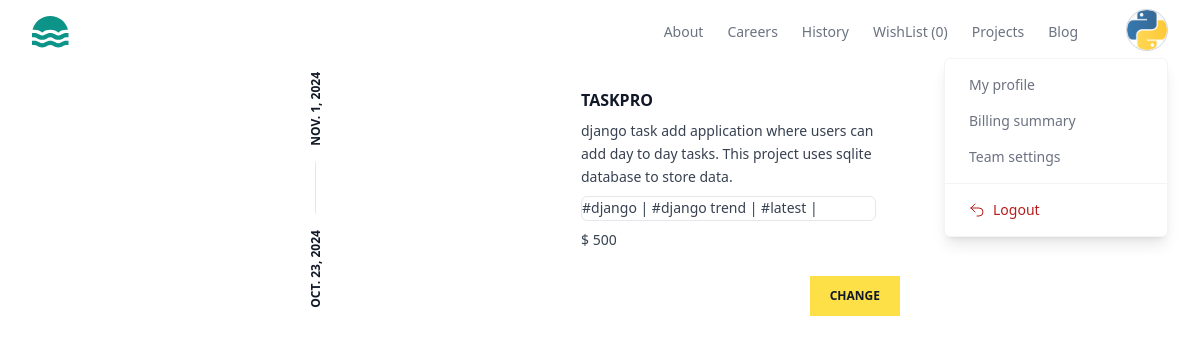
Screenshot of /myworks/all (signed in) with the database file from the repository.
### store/models.py (models this page shows, shortened)
class BaseModel(models.Model):
    created_date=models.DateTimeField(auto_now_add=True)
    updated_date=models.DateTimeField(auto_now=True)
    is_active=models.BooleanField(default=True)

class UserProfile(BaseModel):
    bio=models.CharField(max_length=200,null=True)
    profile_picture=models.ImageField(upload_to="profilepictures",null=True,blank=True,default="profilepictures/default.png")
    phone=models.CharField(max_length=200,null=True)
    owner=models.OneToOneField(User,on_delete=models.CASCADE,related_name="profile")

class Project(BaseModel):
    title=models.CharField(max_length=200)
    description=models.TextField()
    preview_image=models.ImageField(upload_to="previewimages",null=True,blank=True)
    price=models.PositiveIntegerField()
    developer=models.ForeignKey(User,on_delete=models.CASCADE)
    files=models.FileField(upload_to="projects",null=True,blank=True)
    tag_objects=models.ManyToManyField(Tag,null=True)
    thumbnail=EmbedVideoField()

class BaseModel(models.Model):
    created_date=models.DateTimeField(auto_now_add=True)
    updated_date=models.DateTimeField(auto_now=True)
    is_active=models.BooleanField(default=True)

class Tag(BaseModel):
    title=models.CharField(max_length=200)

### store/views.py (the view)
# urls.py: path('myworks/all',views.MyProjectsListView.as_view(),name='my-works'),
@method_decorator(decs,name='dispatch')
class MyProjectsListView(View):
    template_name='myprojects.html'
    def get(self,request,*args,**kwargs):
        qs=Project.objects.filter(developer=request.user)
        return render(request,self.template_name,{'data':qs})

### store/context_processors.py (called while the page is built)
def wishlistitem_count(request):
    count=0
    if request.user.is_authenticated:
        count=request.user.basket.basket_item.filter(is_order_placed=False).count()
    return {"cart_item_count":count}

### store/templates/myprojects.html (shortened to what this page needs)
{%extends 'base.html'%}
{% load embed_video_tags %}
{%block main_block%}
<div class="w-2/4 mx-auto">
    {%for p in data%}
    <article class="flex bg-white transition hover:shadow-xl">
        <div class="rotate-180 p-2 [writing-mode:_vertical-lr]">
          <time
            datetime="2022-10-10"
            class="flex items-center justify-between gap-4 text-xs font-bold uppercase text-gray-900"
          >
            <span>{{p.created_date|date}}</span>
            <span>{{p.updated_date|date}}</span>
          </time>
        </div>
        <div class="hidden sm:block sm:basis-56">
        </div>
        <div class="flex flex-1 flex-col justify-between">
          <div class="border-s border-gray-900/10 p-4 sm:border-l-transparent sm:p-6">
            <a href="#">
              <h3 class="font-bold uppercase text-gray-900">
                {{p.title}}
              </h3>
            </a>
            <p class="mt-2 line-clamp-3 text-sm/relaxed text-gray-700">
             {{p.description}}
            </p>
            <p class="mt-2 line-clamp-3 text-sm/relaxed text-gray-700 border rounded-md">
                {%for t in p.tag_objects.all%}
               #{{t.title}} |
                {%endfor%}
               </p>
            <p class="mt-2 line-clamp-3 text-sm/relaxed text-gray-700">
               $ {{p.price}}
               </p>
          </div>
          <div class="sm:flex sm:items-end sm:justify-end">
            <a
              href="{%url 'project-update' p.id %}"
              class="block bg-yellow-300 px-5 py-3 text-center text-xs font-bold uppercase text-gray-900 transition hover:bg-yellow-400"
            >
              Change
            </a>
          </div>
        </div>
      </article>
    {%endfor%}
</div>
{%endblock%}

### store/templates/base.html (shortened to what this page needs)
<!DOCTYPE html>
<html lang="en">
<head>
    <script src="https://cdn.tailwindcss.com"></script>
</head>
<body>
    <header class="bg-white">
        <div class="mx-auto  px-4 sm:px-6 lg:px-8">
          <div class="flex h-16 items-center justify-between">
            <div class="flex-1 md:flex md:items-center md:gap-12">
              <a class="block text-teal-600" href="#">
              </a>
            </div>
            <div class="md:flex md:items-center md:gap-12">
              <nav aria-label="Global" class="hidden md:block">
                <ul class="flex items-center gap-6 text-sm">
                  <li>
                    <a class="text-gray-500 transition hover:text-gray-500/75" href="#"> About </a>
                  </li>
                  <li>
                    <a class="text-gray-500 transition hover:text-gray-500/75" href="#"> Careers </a>
                  </li>
                  <li>
                    <a class="text-gray-500 transition hover:text-gray-500/75" href="#"> History </a>
                  </li>
                  <li>
                    <a class="text-gray-500 transition hover:text-gray-500/75" href="{%url 'my-wishlist'%}"> WishList ({{cart_item_count}}) </a>
                  </li>
                  <li>
                    <a class="text-gray-500 transition hover:text-gray-500/75" href="{%url 'my-works'%}"> Projects </a>
                  </li>
                  <li>
                    <a class="text-gray-500 transition hover:text-gray-500/75" href="#"> Blog </a>
                  </li>
                </ul>
              </nav>
              <div class="hidden md:relative md:block">
                <button
                  type="button"
                  class="overflow-hidden rounded-full border border-gray-300 shadow-inner"
                >
                  <img
                    src="{{request.user.profile.profile_picture.url}}"
                    alt=""
                    class="size-10 object-cover"
                  />
                </button>
                <div
                  class="absolute end-0 z-10 mt-0.5 w-56 divide-y divide-gray-100 rounded-md border border-gray-100 bg-white shadow-lg"
                  role="menu"
                >
                  <div class="p-2">
                    <a
                      href="{%url 'profile-edit'%}"
                      class="block rounded-lg px-4 py-2 text-sm text-gray-500 hover:bg-gray-50 hover:text-gray-700"
                      role="menuitem"
                    >
                      My profile
                    </a>
                    <a
                      href="#"
                      class="block rounded-lg px-4 py-2 text-sm text-gray-500 hover:bg-gray-50 hover:text-gray-700"
                      role="menuitem"
                    >
                      Billing summary
                    </a>
                    <a
                      href="#"
                      class="block rounded-lg px-4 py-2 text-sm text-gray-500 hover:bg-gray-50 hover:text-gray-700"
                      role="menuitem"
                    >
                      Team settings
                    </a>
                  </div>
                  <div class="p-2">
                    <form method="POST" action="">
                      <a
                        href="{%url 'signout'%}"
                        class="flex w-full items-center gap-2 rounded-lg px-4 py-2 text-sm text-red-700 hover:bg-red-50"
                        role="menuitem"
                      >
                        <svg
                          xmlns="http://www.w3.org/2000/svg"
                          fill="none"
                          viewBox="0 0 24 24"
                          stroke-width="1.5"
                          stroke="currentColor"
                          class="size-4"
                        >
                          <path
                            stroke-linecap="round"
                            stroke-linejoin="round"
                            d="M9 15 3 9m0 0 6-6M3 9h12a6 6 0 0 1 0 12h-3"
                          />
                        </svg>
                        Logout
                      </a>
                    </form>
                  </div>
                </div>
              </div>
            </div>
          </div>
        </div>
      </header>
     {%block main_block%}
     {%endblock%}
</body>
</html>

### rows the page displays
Project: created_date "OCT. 23, 2024", updated_date "NOV. 1, 2024", title "TASKPRO", description "django task add application where users can add day to day tasks. This project uses sqlite database to store data.", price "500"
Tag: title "django"
Tag: title "django trend"
Tag: title "latest"

### other values shown
{{ cart_item_count }} "0"
